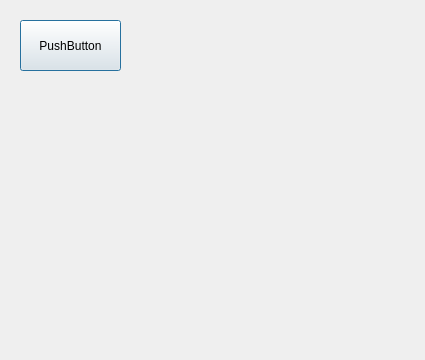
<?xml version="1.0" encoding="UTF-8"?>
<ui version="4.0">
 <class>SecDialog</class>
 <widget class="QDialog" name="SecDialog">
  <property name="geometry">
   <rect>
    <x>0</x>
    <y>0</y>
    <width>425</width>
    <height>360</height>
   </rect>
  </property>
  <property name="windowTitle">
   <string>Dialog</string>
  </property>
  <widget class="QPushButton" name="pushButton">
   <property name="geometry">
    <rect>
     <x>20</x>
     <y>20</y>
     <width>101</width>
     <height>51</height>
    </rect>
   </property>
   <property name="text">
    <string>PushButton</string>
   </property>
  </widget>
  <widget class="QLabel" name="label2">
   <property name="geometry">
    <rect>
     <x>40</x>
     <y>40</y>
     <width>301</width>
     <height>231</height>
    </rect>
   </property>
   <property name="text">
    <string/>
   </property>
  </widget>
  <zorder>label2</zorder>
  <zorder>pushButton</zorder>
 </widget>
 <resources/>
 <connections/>
</ui>
